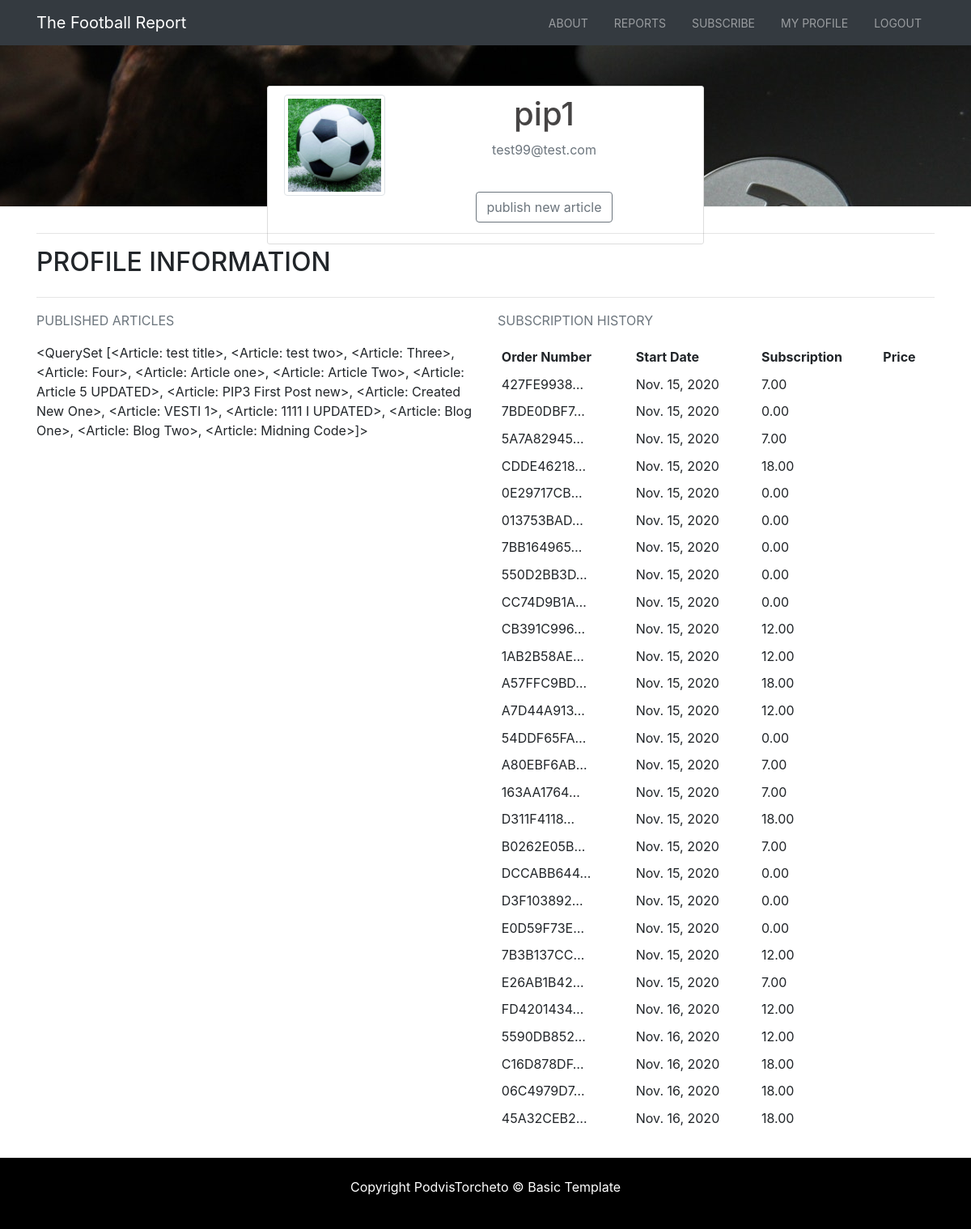
/profile/ (signed in), run on an earlier commit of the app's database.
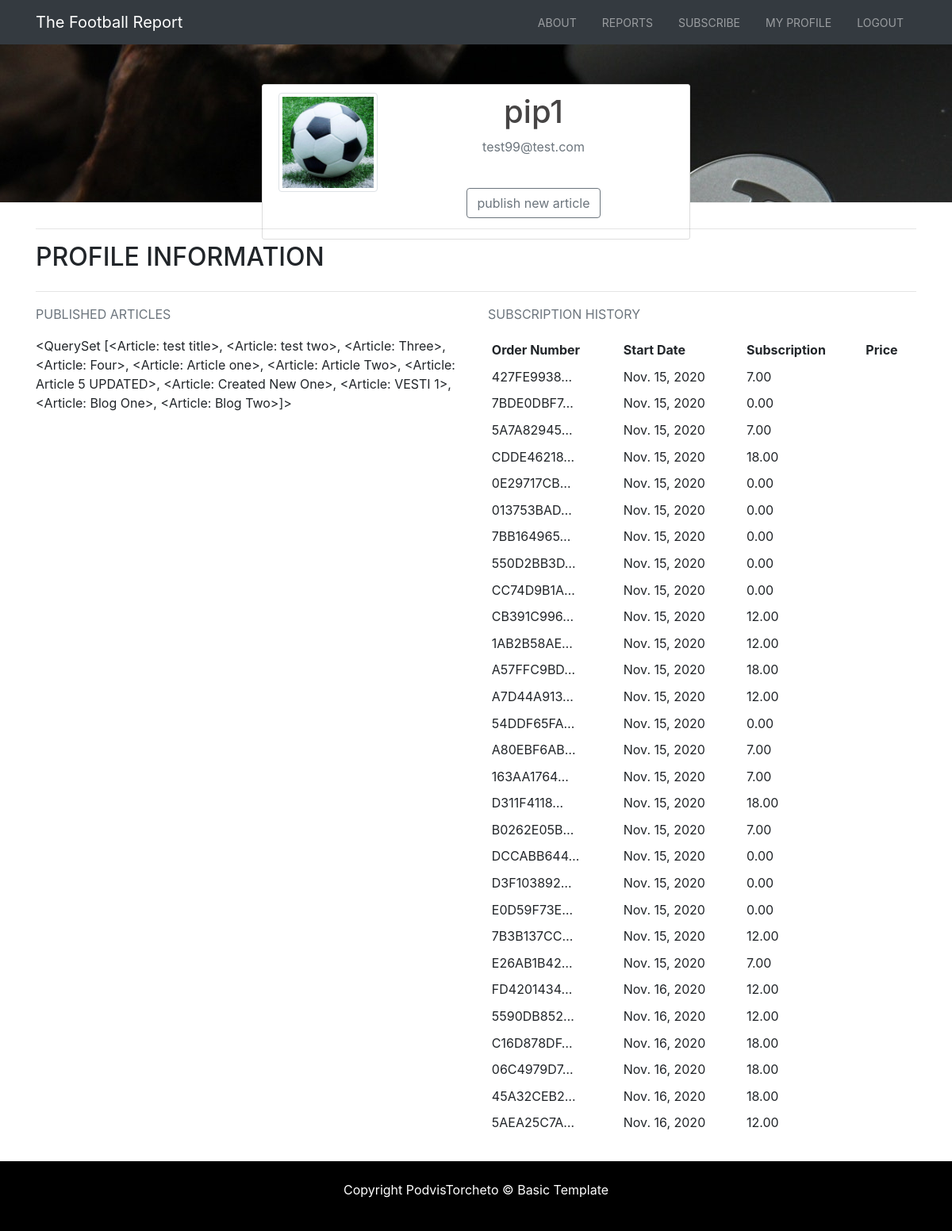
And on a later commit of the database.
### blog/models.py (models this page shows, shortened)
class Article(models.Model):
    title = models.CharField(max_length=100)
    content = models.TextField()
    date_posted = models.DateTimeField(default=timezone.now)
    author = models.ForeignKey(Profile, on_delete=models.CASCADE)
    def __str__(self):
        return self.title

### checkout/models.py (models this page shows, shortened)
class Package(models.Model):
    order_number = models.CharField(max_length=32, null=False, editable=False)
    full_name = models.CharField(max_length=50, blank=False)
    phone_number = models.CharField(max_length=20, blank=False)
    email = models.EmailField(max_length=254, null=False, blank=False)
    user = models.ForeignKey(Profile, null=True, on_delete=models.SET_NULL, related_name='orders')
    price = models.DecimalField(max_digits=10, decimal_places=2, null=False, default=0)
    date = models.DateField(auto_now_add=True)
    original_cart = models.TextField(null=False, blank=False, default='')
    stripe_pid = models.CharField(max_length=254, blank=False, default='')

### profiles/views.py (the view)
# urls.py: path('profile/', include('profiles.urls')),
@login_required
def profile(request):
    orders = Package.objects.all()
    article = Article.objects.all()
    template = "profiles/profile.html"
    context = {
        'profile': profile,
        'orders': orders,
        'article': article,
        'from_profile': True,
    }
    return render(request, template, context)

### cart/contexts.py (called while the page is built)
def cart_contents(request):
    cart = request.session.get('cart', {})
    cart_items = []
    total = 0
    subscription_count = 0
    """
    context = {
        'cart_items': cart_items,
        'total': total,
        'subscription_count': subscription_count,
    }"""
    for id, quantity in cart.items():
        subscription = get_object_or_404(Subscription, pk=id)
        total += quantity * subscription.price
        subscription_count += quantity
        cart_items.append({'id': id, 'quantity': quantity, 'subscription': subscription})
    return {'cart_items': cart_items, 'total': total, 'suscription_count': subscription_count}

### profiles/templates/profiles/profile.html (shortened to what this page needs)
{% extends "base.html" %} {% load static %} {% block page_header %}
<header id="page-header">
  <div class="container">
        <div class="row">
            <div class="col-md-6 m-auto text-center">
                <div class="content-section">
                <div class="media">
                    <img
                    class="account-img img-thumbnail"
                    src="{{ user.profile.image.url }}"
                    />
                    <div class="media-body">
                        <h2 class="account-heading">{{ user.username }}</h2>
                        <p class="text-secondary">{{ user.email }}</p>
                        {{% if user.is_authenticated and orders %}
                            <form method="POST">
                                <div class="form-group">
                                    <a class="btn btn-small btn-outline-secondary" href="{% url 'article_create' %}">publish new article</a>
                                </div>
                            </form>
                        {%endif %}
                    </div>
                </div>
                </div>
            </div>
        </div>
  </div>
</header>
{% endblock %} {% block content %}
<section id="blog" class="py-3">
  <div class="container">
    <div class="row">
      <div class="col">
        <hr />
        <h2 class="logo-font mb-4">Profile Information</h2>
        <hr />
      </div>
    </div>
    <div class="row">
      <div class="col-12 col-lg-6">
        <p class="text-muted logo-font">Published Articles</p>
        {{ article }}
      </div>
      <div class="col-12 col-lg-6">
        <p class="text-muted logo-font">Subscription History</p>
        <table class="table table-sm table-borderless">
                        <thead>
                            <tr>
                                <th>Order Number</th>
                                <th>Start Date</th>
                                <th>Subscription</th>
                                <th>Price</th>
                            </tr>
                        </thead>
                        <tbody>
                            {% for order in orders %}
                                <tr>
                                    <td>
                                    {{ order.order_number|truncatechars:10 }}
                                    </td>
                                    <td>{{ order.date }}</td>
                                    <td>{{ order.price }}</td>
                                </tr>
                            {% endfor %}
                        </tbody>
                    </table>
      </div>
    </div>
  </div>
</section>
{% endblock %}

What changed in the data, as far as the page shows it:
computed for Article: title.title "…Article 5 UPDATED>, <Article: PIP3 First Post new>, <Article: Created New One>, <Article: VESTI 1>, <Article: 1111 I UPDATED>, <Article: Blog One>, <Article: Blog Two>, <Article: Midning Code>]>" → "…Article 5 UPDATED>, <Article: Created New One>, <Article: VESTI 1>, <Article: Blog One>, <Article: Blog Two>]>"
added Package: order_number "5AEA25C7A…", date "Nov. 16, 2020", price "12.00"
